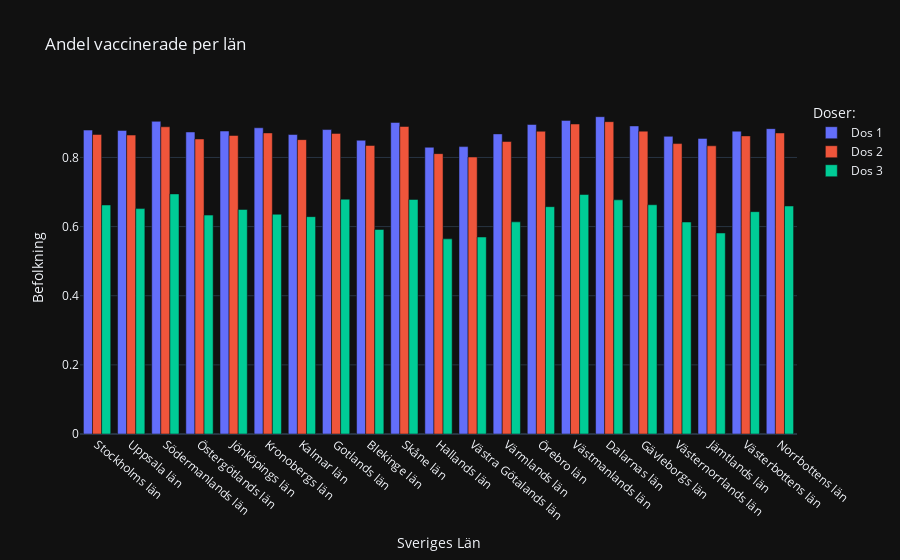

Here is the notebook cell this chart was saved with:
### Markdown cell above
### Uppgift f)
 Rita stapeldiagram för andel med minst 1 dos per län, andel två doser per län och andel tre doser per län

### Code cell
befolk, doser = vaccin.groupby("Län_namn")["Befolkning"].sum(), vaccin.groupby("Län_namn")

# Group province population sum with name of province
dos1 = doser["Antal minst 1 dos"].sum() / befolk
dos2 = doser["Antal minst 2 doser"].sum() / befolk
dos3 = doser["Antal 3 doser"].sum() / befolk

# Function by @Danneftw1
def plotly_bar_plot_with_labels_sublabels (x, y, title, labels, sublabels, file_name_save):
    fig2f = px.bar(
        x=x,
        y=y,
        barmode= 'group', # group bars horizontally
        labels=labels,
        title=title
    )

    newnames = sublabels
    # To be able to change the sub titles for 'Antal doser' without changing the data source,
    # you can switch the legendgroups name with a dict and map it onto existing subtitle names.
    # I had to do this since I couldn't change it through 'labels=' like the other titles
    # source: https://stackoverflow.com/questions/64371174/plotly-how-to-change-variable-label-names-for-the-legend-in-a-plotly-express-li
    fig2f.for_each_trace(lambda t: t.update(name=newnames[t.name]))

    # angles the provinces in order the read more easily
    fig2f.update_xaxes(tickangle=40)
    fig2f.show()

labels_ = {"value": "Befolkning",
            "variable": "Vaccin:",
            "x": "Län",}

newnames = {"wide_variable_0": "Dos 1",
            "wide_variable_1": "Dos 2",
            "wide_variable_2": "Dos 3",}

plotly_bar_plot_with_labels_sublabels(vaccin.Län_namn.unique(), [dos1, dos2, dos3],"Andel vaccinerade per län", labels_, newnames, "Andel_vaccinerade_per_lä234n")

### Figure 1 — Plotly figure (JSON) as saved in the notebook; plotly's stock layout.template omitted (floating-point values rounded to 4 significant figures)
{"data": [{"alignmentgroup": "True", "hovertemplate": "Doser:=wide_variable_0<br>Sveriges Län=%{x}<br>Befolkning=%{y}<extra></extra>", "legendgroup": "wide_variable_0", "marker": {"color": "#636efa", "pattern": {"shape": ""}}, "name": "Dos 1", "offsetgroup": "wide_variable_0", "orientation": "v", "showlegend": true, "textposition": "auto", "type": "bar", "x": ["Stockholms län", "Uppsala län", "Södermanlands län", "Östergötlands län", "Jönköpings län", "Kronobergs län", "Kalmar län", "Gotlands län", "Blekinge län", "Skåne län", "Hallands län", "Västra Götalands län", "Värmlands län", "Örebro län", "Västmanlands län", "Dalarnas län", "Gävleborgs län", "Västernorrlands län", "Jämtlands län", "Västerbottens län", "Norrbottens län"], "xaxis": "x", "y": [0.8792, 0.8783, 0.9045, 0.8738, 0.8764, 0.8858, 0.8664, 0.8807, 0.8498, 0.9013, 0.8295, 0.8314, 0.8682, 0.8954, 0.9073, 0.9179, 0.8912, 0.8611, 0.8552, 0.876, 0.8834], "yaxis": "y"}, {"alignmentgroup": "True", "hovertemplate": "Doser:=wide_variable_1<br>Sveriges Län=%{x}<br>Befolkning=%{y}<extra></extra>", "legendgroup": "wide_variable_1", "marker": {"color": "#EF553B", "pattern": {"shape": ""}}, "name": "Dos 2", "offsetgroup": "wide_variable_1", "orientation": "v", "showlegend": true, "textposition": "auto", "type": "bar", "x": ["Stockholms län", "Uppsala län", "Södermanlands län", "Östergötlands län", "Jönköpings län", "Kronobergs län", "Kalmar län", "Gotlands län", "Blekinge län", "Skåne län", "Hallands län", "Västra Götalands län", "Värmlands län", "Örebro län", "Västmanlands län", "Dalarnas län", "Gävleborgs län", "Västernorrlands län", "Jämtlands län", "Västerbottens län", "Norrbottens län"], "xaxis": "x", "y": [0.8666, 0.8648, 0.8888, 0.8535, 0.8636, 0.871, 0.8516, 0.8697, 0.8347, 0.8896, 0.8111, 0.8013, 0.8461, 0.8759, 0.8968, 0.9035, 0.8762, 0.8402, 0.8337, 0.8624, 0.8709], "yaxis": "y"}, {"alignmentgroup": "True", "hovertemplate": "Doser:=wide_variable_2<br>Sveriges Län=%{x}<br>Befolkning=%{y}<extra></extra>", "legendgroup": "wide_variable_2", "marker": {"color": "#00cc96", "pattern": {"shape": ""}}, "name": "Dos 3", "offsetgroup": "wide_variable_2", "orientation": "v", "showlegend": true, "textposition": "auto", "type": "bar", "x": ["Stockholms län", "Uppsala län", "Södermanlands län", "Östergötlands län", "Jönköpings län", "Kronobergs län", "Kalmar län", "Gotlands län", "Blekinge län", "Skåne län", "Hallands län", "Västra Götalands län", "Värmlands län", "Örebro län", "Västmanlands län", "Dalarnas län", "Gävleborgs län", "Västernorrlands län", "Jämtlands län", "Västerbottens län", "Norrbottens län"], "xaxis": "x", "y": [0.6626, 0.6521, 0.6946, 0.6332, 0.6496, 0.6357, 0.6288, 0.6793, 0.5917, 0.6785, 0.5645, 0.57, 0.6137, 0.6576, 0.6928, 0.6774, 0.6633, 0.6132, 0.5815, 0.6432, 0.6596], "yaxis": "y"}], "layout": {"barmode": "group", "legend": {"title": {"text": "Doser:"}, "tracegroupgap": 0}, "title": {"text": "Andel vaccinerade per län"}, "xaxis": {"anchor": "y", "domain": [0, 1], "tickangle": 40, "title": {"text": "Sveriges Län"}}, "yaxis": {"anchor": "x", "domain": [0, 1], "title": {"text": "Befolkning"}}}}
